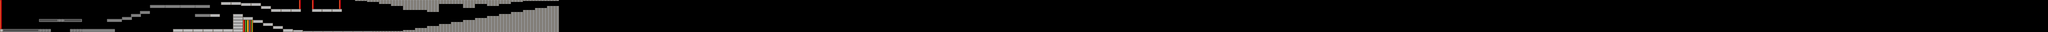

Rendered tile map (Tiled .tmx) drawn with the repository's tilesets; below, a short description and the map source with its tile grids summarised:
An orthogonal 2048x32 tile map with 16x16 px tiles, 1 tile layer (layer_1).

<map version="1.0" orientation="orthogonal" renderorder="right-down" width="2048" height="32" tilewidth="16" tileheight="16" nextobjectid="1">
 <tileset firstgid="1" source="tileset_1.tsx" />
 <layer name="layer_1" width="2048" height="32">
  <data>[65536 cells, 5143 non-empty, 70 distinct tile ids]</data>
 </layer>
</map>
